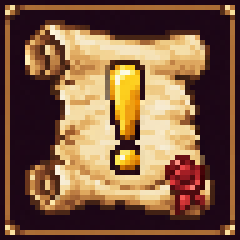
#> input picture Assets/Menu/10_quests.png, 48 x 48 px (shown 5 times larger)
$ python -i export_rplus_barter.py   (imports and definitions only)
#> lines starting #> are read from the running program, lines starting #| are printed output that depends on the picture
"""Convert a Ragnarok+ barter collector snapshot to the offline RoAura catalog."""
import argparse
import hashlib
import io
import json
import sqlite3
from collections import defaultdict
from pathlib import Path
from zipfile import ZIP_DEFLATED, ZipFile

from PIL import Image


def export(source, output):
    db = sqlite3.connect(source.resolve().as_uri() + '?mode=ro', uri=True)
    cards = defaultdict(dict)
    for path, kind, payload in db.execute('SELECT path, kind, payload FROM card ORDER BY path'):
        if kind in ('barter', 'item'):
            cards[kind][int(path.rsplit('/', 1)[1])] = json.loads(payload)
    by_name = defaultdict(set)
    for item_id, item in cards['item'].items():
        by_name[item['title'].strip().casefold()].add(item_id)
    for shop in cards['barter'].values():
        for trade in shop.get('trades') or []:
            for row in [trade, *(trade.get('costs') or [])]:
                if row.get('item_id') and row.get('name'):
                    by_name[row['name'].strip().casefold()].add(row['item_id'])

    with ZipFile(output, 'w', ZIP_DEFLATED) as archive:
        cached = {}

        def image(key, size):
            if not key:
                return None
            if (key, size) not in cached:
                row = db.execute('SELECT data FROM asset WHERE key = ?', (key,)).fetchone()
                cached[key, size] = None
                if row:
                    with Image.open(io.BytesIO(row[0])) as raw:
                        raw.thumbnail((size, size))
                        data = io.BytesIO()
                        if size >= 320:
                            raw.convert('RGB').save(data, format='JPEG', quality=83, optimize=True)
                            extension = '.jpg'
                        else:
                            raw.convert('RGBA').quantize(colors=128).save(data, format='PNG', optimize=True)
                            extension = '.png'
                    entry = hashlib.sha256(data.getvalue()).hexdigest() + extension
                    if entry not in archive.NameToInfo:
                        archive.writestr(entry, data.getvalue())
                    cached[key, size] = entry
            return cached[key, size]

        def item_id(row):
            matches = by_name[row.get('name', '').strip().casefold()]
            return row.get('item_id') or (next(iter(matches)) if len(matches) == 1 else None)

        offers = []
        for shop_id, shop in sorted(cards['barter'].items()):
            maps = []
            for location in shop.get('maps') or []:
                maps.append(dict(code=location.get('code'), pins=[
                    ' '.join(filter(None, (pin.get('label'), pin.get('coordinates'))))
                    for pin in location.get('pins') or []],
                    image=image(location.get('marked_image_key'), 420) or image(location.get('image'), 420)))
            for trade in shop.get('trades') or []:
                reward_id = item_id(trade)
                item = cards['item'].get(reward_id, {})
                text = item.get('text', '')
                description = text.partition('\nDESCRIPTION\n')[2].split('\nSCRIPT\n')[0].split('\nTRADING & CRAFTING\n')[0].split('\nMARKET\n')[0]
                offers.append(dict(shopId=shop_id, ordinal=trade['ordinal'], name=trade['name'],
                    itemId=reward_id, quantity=trade.get('quantity'), npc=shop['title'], maps=maps,
                    npcIcon=image(shop.get('npc_icon'), 96), icon=image(trade.get('icon'), 64),
                    description=description,
                    details='\n\n'.join(part.split('STATS\n', 1)[-1] for part in item.get('fields', []) if 'STATS\n' in part),
                    costs=[
                        dict(itemId=item_id(cost) if cost.get('kind') == 'item' else None,
                            name=cost.get('name'), quantity=cost.get('quantity'),
                            kind=cost.get('kind'), icon=image(cost.get('icon'), 40))
                        for cost in trade.get('costs') or []]))
        archive.writestr('offers.json', json.dumps(offers, ensure_ascii=False, separators=(',', ':')))
    db.close()
    print(f'{len(offers)} offers; {sum(not x["itemId"] for x in offers)} without a resolved reward ID')


# [6 lines not run here, left out]

>>> import cv2
>>> picture = cv2.imread('../Assets/Menu/10_quests.png', cv2.IMREAD_GRAYSCALE)
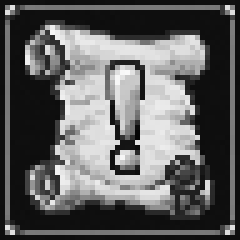
#> picture: shape (48, 48) (shown 5 times larger); min 5, max 249, mean 96.6
>>> result = export(picture, 'out.png')
#> (the run stopped early here; a loop or call above may not have finished)
